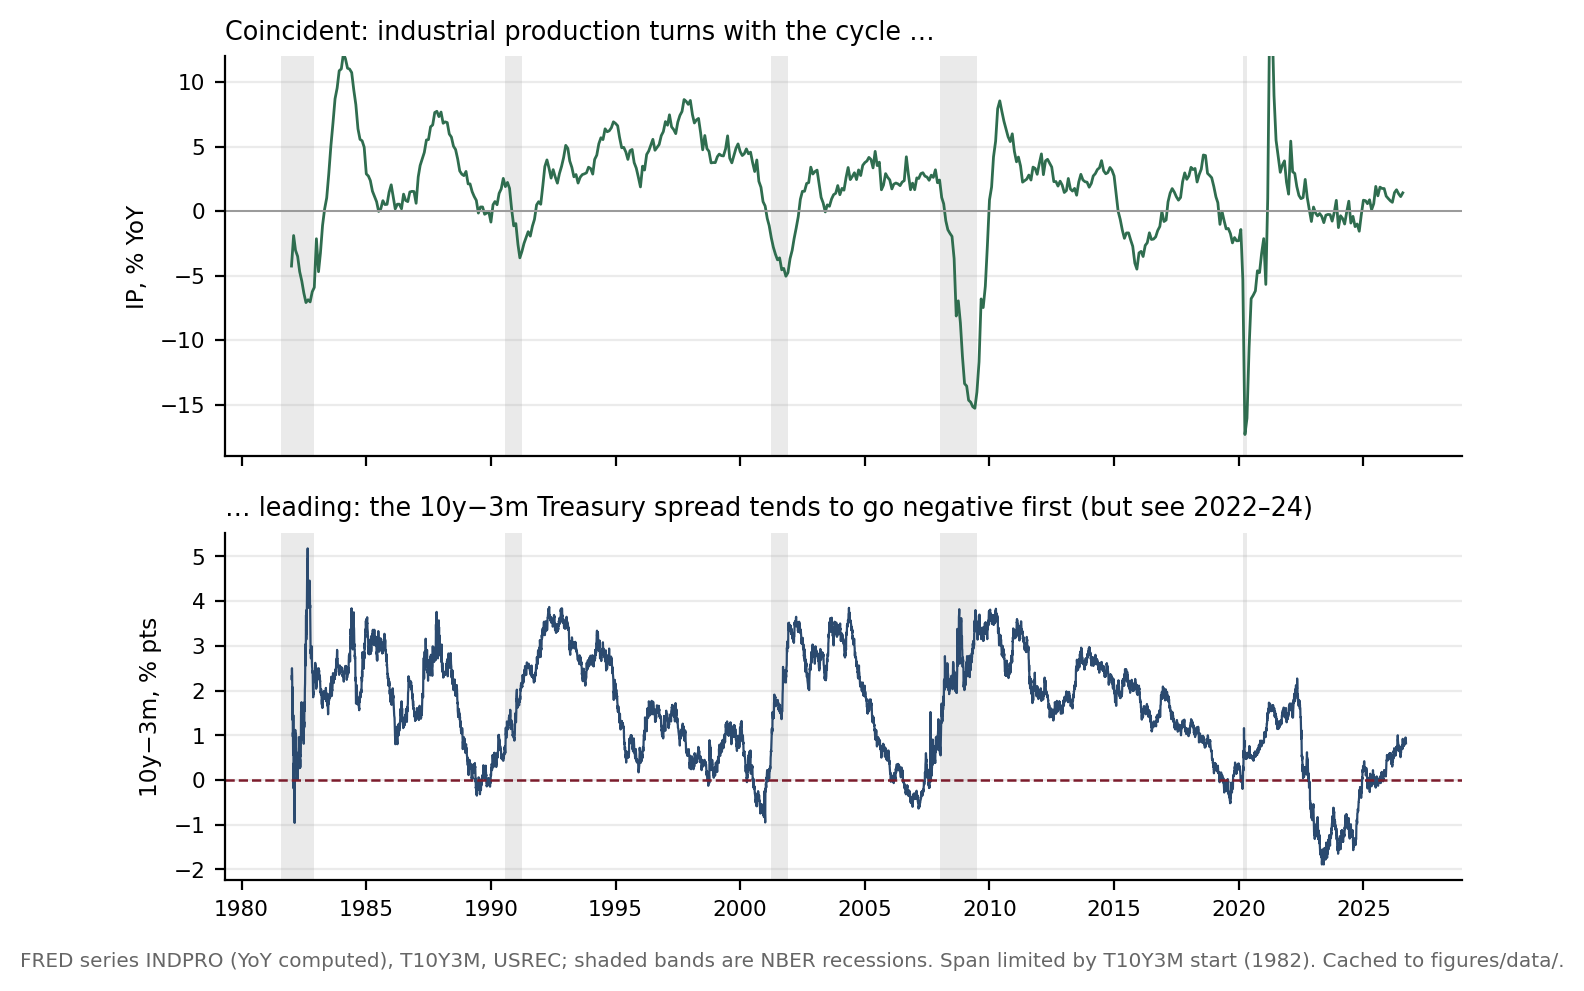

The Python source for this figure:
"""
Figure 2 - The business cycle as data: a coincident gauge and a leading gauge.

Free data (FRED public CSV, cached to data/):
  INDPRO  - industrial production index, monthly -> plotted as YoY % change
            (a classic *coincident* indicator: it turns with the cycle)
  T10Y3M  - 10-year minus 3-month Treasury spread, daily (a classic *leading*
            indicator: it has tended to turn negative before recessions)
  USREC   - NBER recession indicator, monthly (the shaded bands)

Nothing is fitted: the figure shows the two series with recessions shaded, so
the reader can check the lead/lag claim - including where it is messy - by eye.
The script prints, for each recession start in the span, whether T10Y3M was
negative at any point in the prior 18 months, and the IP YoY value at the
recession start (was the coincident gauge already weak?).

Reproducible:
    python fig_e1_cycle.py     # numpy, matplotlib; stdlib urllib/csv
"""
import os, csv, socket, urllib.request, datetime as dt
import numpy as np
import matplotlib
matplotlib.use("Agg")
import matplotlib.pyplot as plt

HERE = os.path.dirname(os.path.abspath(__file__))
DATA = os.path.join(HERE, "data")
os.makedirs(DATA, exist_ok=True)

INK, GREEN, CLARET, BLUE, GREY = "#17120e", "#2f6d4f", "#7c1c2c", "#2b4a6f", "#666"


def fred(series):
    path = os.path.join(DATA, series + ".csv")
    if not os.path.exists(path):
        socket.setdefaulttimeout(60)
        url = "https://fred.stlouisfed.org/graph/fredgraph.csv?id=" + series
        req = urllib.request.Request(url, headers={"User-Agent": "Mozilla/5.0"})
        with open(path, "wb") as f:
            f.write(urllib.request.urlopen(req).read())
    dates, vals = [], []
    with open(path) as f:
        r = csv.reader(f)
        next(r)
        for row in r:
            if len(row) < 2 or row[1] in (".", ""):
                continue
            dates.append(dt.datetime.strptime(row[0], "%Y-%m-%d"))
            vals.append(float(row[1]))
    return dates, np.array(vals)


def yoy_calendar(dates, vals):
    """Calendar-based YoY: compare each month with the SAME calendar month one
    year earlier, not the 12th prior observation, so a gap in the series does
    not shift the comparison base (ERRATA / audit K9)."""
    lut = {(d.year, d.month): v for d, v in zip(dates, vals)}
    out_d, out_v = [], []
    for d, v in zip(dates, vals):
        prev = lut.get((d.year - 1, d.month))
        if prev is not None and prev != 0:
            out_d.append(d)
            out_v.append(100.0 * (v / prev - 1.0))
    return np.array(out_v), out_d


def rec_spans(rd, rv):
    spans, start = [], None
    for d, v in zip(rd, rv):
        if v == 1 and start is None:
            start = d
        elif v == 0 and start is not None:
            spans.append((start, d)); start = None
    if start is not None:
        spans.append((start, rd[-1]))
    return spans


ip_d, ip = fred("INDPRO")
sl_d, sl = fred("T10Y3M")                 # daily, starts 1982-01
rec_d, rec = fred("USREC")

ip_yoy, ip_yoy_d = yoy_calendar(ip_d, ip)

START = dt.datetime(1982, 1, 1)           # limited by T10Y3M's start
spans = [s for s in rec_spans(rec_d, rec) if s[1] >= START]

fig, (ax1, ax2) = plt.subplots(2, 1, figsize=(7.0, 4.8), sharex=True,
                               gridspec_kw={"height_ratios": [1.15, 1.0]})
mi = [i for i, d in enumerate(ip_yoy_d) if d >= START]
ms = [i for i, d in enumerate(sl_d) if d >= START]

for ax in (ax1, ax2):
    for s0, s1 in spans:
        ax.axvspan(s0, s1, color="#d9d9d9", alpha=0.55, lw=0)
    for s in ("top", "right"):
        ax.spines[s].set_visible(False)
    ax.grid(True, axis="y", alpha=0.25)
    ax.tick_params(labelsize=7.8)

ax1.plot([ip_yoy_d[i] for i in mi], ip_yoy[mi], "-", color=GREEN, lw=1.0)
ax1.axhline(0, color="#999", lw=0.7)
ax1.set_ylabel("IP, % YoY", fontsize=8.4)
ax1.set_title("Coincident: industrial production turns with the cycle …",
              fontsize=9.2, loc="left")
ax1.set_ylim(-19, 12)

ax2.plot([sl_d[i] for i in ms], sl[ms], "-", color=BLUE, lw=0.8)
ax2.axhline(0, color=CLARET, lw=0.9, ls="--")
ax2.set_ylabel("10y−3m, % pts", fontsize=8.4)
ax2.set_title("… leading: the 10y−3m Treasury spread tends to go negative first "
              "(but see 2022–24)", fontsize=9.2, loc="left")

fig.text(0.5, -0.018,
         "FRED series INDPRO (YoY computed), T10Y3M, USREC; shaded bands are NBER "
         "recessions. Span limited by T10Y3M start (1982). Cached to figures/data/.",
         ha="center", fontsize=7.2, color=GREY)
plt.tight_layout()

OUT = os.path.join(HERE, "fig_e1_cycle.png")
fig.savefig(OUT, dpi=200, bbox_inches="tight")
print("wrote", OUT)

# --- printed checks quoted in the paper ------------------------------------
sl_dates = np.array([dt.datetime.toordinal(d) for d in sl_d])
for s0, _ in spans:
    o = dt.datetime.toordinal(s0)
    win = (sl_dates >= o - 548) & (sl_dates < o)          # prior 18 months
    neg = sl[win] < 0
    first_neg = None
    if neg.any():
        first_neg = sl_d[int(np.where(win)[0][int(np.argmax(neg))])]
    j = min(range(len(ip_yoy_d)), key=lambda k: abs((ip_yoy_d[k] - s0).days))
    print(f"recession start {s0:%Y-%m}: T10Y3M negative in prior 18m: "
          f"{bool(neg.any())}"
          + (f" (first {first_neg:%Y-%m})" if first_neg else "")
          + f" | IP YoY at start: {ip_yoy[j]:+.1f}%")
# the honest 2022+ case: most recent inversion without a recession (so far)
last_neg = [d for d, v in zip(sl_d, sl) if v < 0]
print(f"T10Y3M last negative day: {last_neg[-1]:%Y-%m-%d}; "
      f"data end {sl_d[-1]:%Y-%m-%d}; latest value {sl[-1]:+.2f}")
print(f"IP YoY latest {ip_yoy[-1]:+.1f}% ({ip_yoy_d[-1]:%Y-%m}); "
      f"recessions in span: {len(spans)}")
